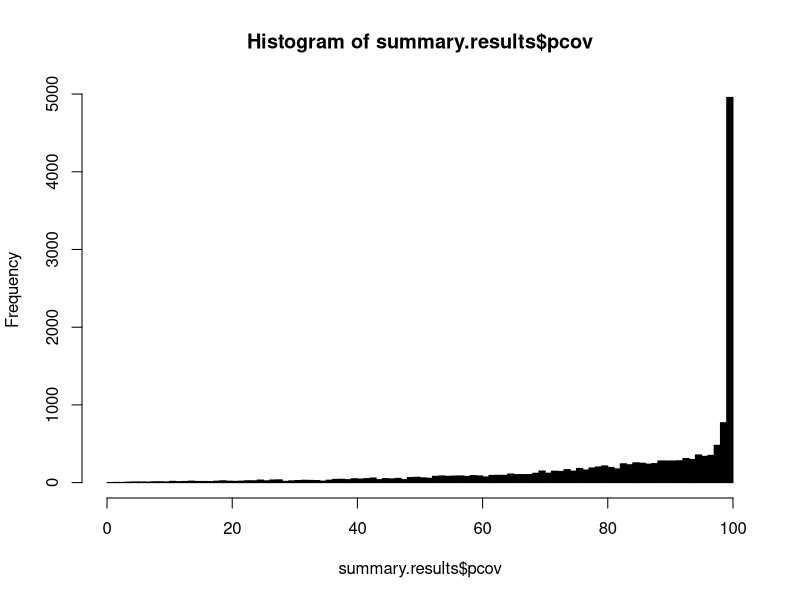

The R script that drew this image:

summary.results <- read.table("genome_blast_summary.txt", col.names=c("contig", "length", "covered", "pcov"), stringsAsFactors=F)

hist(summary.results$pcov, breaks=100, col="#000000")

nrow(summary.results)

#there are 15805 arthropod transcripts total that went into the original BLAST search



sum(summary.results$pcov >= 80)

#10813 total at 80% coverage

10813 / 15805 * 100




sum(summary.results$pcov >= 90)

#8422 total at 90% coverage

8422 / 15805 * 100




sum(summary.results$pcov >= 95)

#6897 total at 95% coverage

6897 / 15805 * 100

